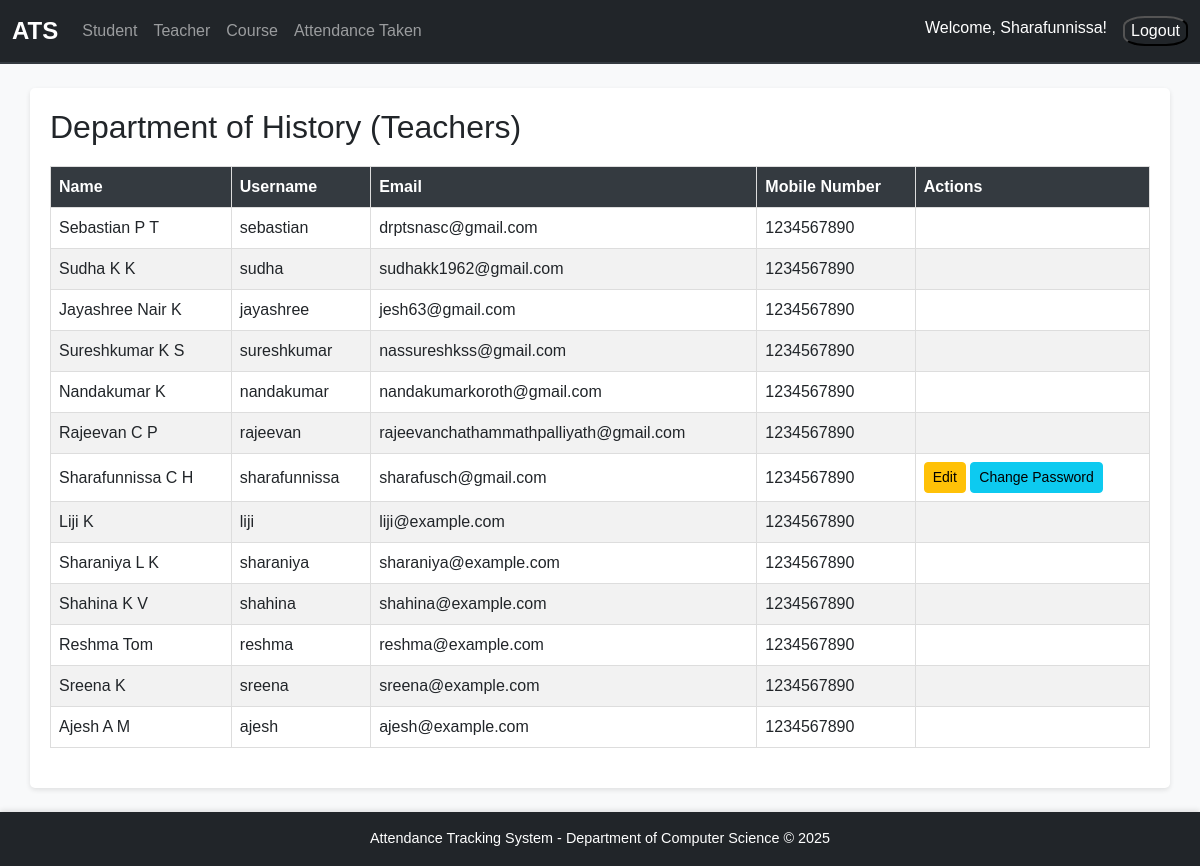
The app's page /teachers/ (signed in) with its own data.
### attendance/models.py (models this page shows, shortened)
class Department(models.Model):
    name = models.CharField(max_length=255, unique=True)
    def __str__(self):
        return self.name

class Teacher(models.Model):
    user = models.OneToOneField(User, on_delete=models.CASCADE)  # Link to default User model
    department = models.ForeignKey(Department, on_delete=models.CASCADE, related_name="teachers")
    phone_number = models.CharField(max_length=15, blank=True)

### attendance/views.py (the view)
# urls.py: path('teachers/', views.teacher_list, name='teacher_list'),
@login_required
def teacher_list(request):
    teacher = Teacher.objects.get(user=request.user)
    department = teacher.department
    teachers = Teacher.objects.filter(department=department)
    return render(request, 'attendance/teacher_list.html', {'teachers': teachers, 'department':department})

### attendance/context_processors.py (called while the page is built)
def is_hod(request):
    return {'is_hod': request.user.groups.filter(name='HoD').exists()}

### attendance/templates/attendance/teacher_list.html (shortened to what this page needs)
{% extends 'base.html' %}
{% block content %}
  <h2> Department of {{ department }} (Teachers)</h2>
  <table>
    <thead>
      <tr>
        <th>Name</th>
        <th>Username</th>
        <th>Email</th>
        <th>Mobile Number</th>
        <th>Actions</th>
      </tr>
    </thead>
    <tbody>
      {% for teacher in teachers %}
        <tr>
          <td>{{ teacher.user.first_name }}</td>
          <td>{{ teacher.user.username }}</td>
          <td>{{ teacher.user.email }}</td>
          <td>{{ teacher.phone_number }}</td>
          <td>
            {% if is_hod %}
                <a href="{% url 'edit_teacher' teacher.id %}" class="btn btn-warning btn-sm">Edit</a>
                {% if teacher.user == request.user %}
                    <a href="{% url 'change_password' teacher.id %}" class="btn btn-info btn-sm">Change Password</a>
                    <a href="{% url 'reset_password' teacher.id %}" class="btn btn-info btn-sm"
                       onclick="return confirm('You will be logged out after Reset (password: {{ teacher.user.username }}@123)')">Reset Password</a>
                {% else %}
                    <a href="{% url 'reset_password' teacher.id %}" class="btn btn-info btn-sm"
                       onclick="return confirm('password: {{ teacher.user.username }}@123')">Reset Password</a>
                {% endif %}
                <a href="{% url 'delete_teacher' teacher.id %}" class="btn btn-danger btn-sm" onclick="return confirm('Are you sure you want to delete this teacher?')">Delete</a>
            {% else %}
                {% if teacher.user == request.user %}
                    <a href="{% url 'edit_teacher' teacher.id %}" class="btn btn-warning btn-sm">Edit</a>
                    <a href="{% url 'change_password' teacher.id %}" class="btn btn-info btn-sm">Change Password</a>
                {% endif %}
            {% endif %}
          </td>
        </tr>
      {% empty %}
        <tr>
          <td colspan="5">No teachers found.</td>
        </tr>
      {% endfor %}
    </tbody>
  </table>
{% endblock %}

### templates/base.html (shortened to what this page needs)
{% load static %}
<!DOCTYPE html>
<html lang="en">
<head>
    <link href="https://cdn.jsdelivr.net/npm/bootstrap@5.3.0/dist/css/bootstrap.min.css" rel="stylesheet">
    <link rel="stylesheet" href="{% static 'base.css' %}">
</head>
<body>
    <nav class="navbar navbar-expand-lg navbar-dark bg-dark">
        <div class="container-fluid">
            <a class="navbar-brand" href="{% url 'index' %}">ATS</a>
            <div class="collapse navbar-collapse" id="navbarNav">
                <ul class="navbar-nav me-auto">
                    <li class="nav-item">
                        <a class="nav-link" href="{% url 'student_list' %}">Student</a>
                    </li>
                    <li class="nav-item">
                        <a class="nav-link" href="{% url 'teacher_list' %}">Teacher</a>
                    </li>
                    <li class="nav-item">
                        <a class="nav-link" href="{% url 'course_list' %}">Course</a>
                    </li>
                    <li class="nav-item">
                        <a class="nav-link" href="{% url 'teacher_attendance_list' %}">Attendance Taken</a>
                    </li>
                </ul>
                {% if user.is_authenticated %}
                <ul class="navbar-nav">
                    <li class="nav-item">
                        <span class="navbar-text text-white me-3">Welcome, {{ user.username|title }}!</span>
                    </li>
                    <li>
                        <form  method="post" action="{% url 'logout' %}">
                            <button class="logout" type="submit">Logout</button>
                          </form>
                    </li>
                </ul>
                {% else %}
                <ul class="navbar-nav">
                    <li class="nav-item">
                        <a class="nav-link" href="#">Login</a>
                    </li>
                </ul>
                {% endif %}
            </div>
        </div>
    </nav>
    <div class="container mt-4">
        {% block content %}{% endblock %}
    </div>
    <footer class="bg-dark text-white text-center py-3 mt-4">
        <p class="mb-0">Attendance Tracking System - Department of Computer Science &copy; 2025</p>
    </footer>
</body>
</html>

### static/base.css (style rules this page uses)
html, body { font-family: 'Arial', sans-serif; background-color: #f8f9fa; color: #212529; height: 100%; margin: 0; display: flex; flex-direction: column; }
.navbar { border-bottom: 2px solid #343a40; }
.navbar-brand { font-weight: bold; font-size: 1.5rem; }
.nav-item .nav-link { font-size: 1rem; padding: 0.5rem 1rem; transition: color 0.2s ease-in-out; }
footer { background-color: #343a40; color: #ffffff; font-size: 0.9rem; text-align: center; padding: 10px 0; box-shadow: 0 -2px 5px rgba(0, 0, 0, 0.1); }
.container { flex: 1; background-color: #ffffff; border-radius: 5px; box-shadow: 0 2px 5px rgba(0, 0, 0, 0.1); padding: 20px; }
table { width: 100%; border-collapse: collapse; margin: 20px 0; }
table th, table td { border: 1px solid #ddd; padding: 8px; text-align: left; }
table th { background-color: #343a40; color: #ffffff; }
table tr:nth-child(even) { background-color: #f2f2f2; }
.text-center { text-align: center; }
.mt-4 { margin-top: 1.5rem; }
.logout { background-color: transparent; border-radius: 34%; color: white; }

### records on screen
Department: name "History"
Teacher: user.first_name "Sebastian P T", user.username "sebastian", user.email "drptsnasc@gmail.com", phone_number "1234567890"
Teacher: user.first_name "Sudha K K", user.username "sudha", user.email "sudhakk1962@gmail.com", phone_number "1234567890"
Teacher: user.first_name "Jayashree Nair K", user.username "jayashree", user.email "jesh63@gmail.com", phone_number "1234567890"
Teacher: user.first_name "Sureshkumar K S", user.username "sureshkumar", user.email "nassureshkss@gmail.com", phone_number "1234567890"
Teacher: user.first_name "Nandakumar K", user.username "nandakumar", user.email "nandakumarkoroth@gmail.com", phone_number "1234567890"
Teacher: user.first_name "Rajeevan C P", user.username "rajeevan", user.email "rajeevanchathammathpalliyath@gmail.com", phone_number "1234567890"
Teacher: user.first_name "Sharafunnissa C H", user.username "sharafunnissa", user.email "sharafusch@gmail.com", phone_number "1234567890", shows "Edit"
Teacher: user.first_name "Liji K", user.username "liji", user.email "liji@example.com", phone_number "1234567890"
Teacher: user.first_name "Sharaniya L K", user.username "sharaniya", user.email "sharaniya@example.com", phone_number "1234567890"
Teacher: user.first_name "Shahina K V", user.username "shahina", user.email "shahina@example.com", phone_number "1234567890"
Teacher: user.first_name "Reshma Tom", user.username "reshma", user.email "reshma@example.com", phone_number "1234567890"
Teacher: user.first_name "Sreena K", user.username "sreena", user.email "sreena@example.com", phone_number "1234567890"
Teacher: user.first_name "Ajesh A M", user.username "ajesh", user.email "ajesh@example.com", phone_number "1234567890"

### other values on screen
{{ user.username|title }} "Sharafunnissa"
